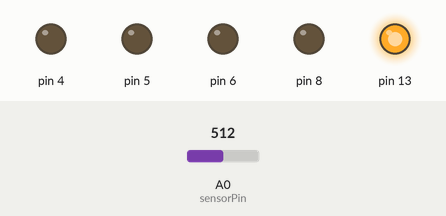
Bench run of a sketch on a simulated Arduino Uno, built with avr-gcc and run on an emulated ATmega328P. Shown: output pins drawn as LEDs (lit = HIGH). The test bench sets the inputs (shaded band); at power-on: A0 (sensorPin) = 512. What the sketch prints to the serial monitor is not drawn.

Above: at 0.1 s.
At 5.1 s:
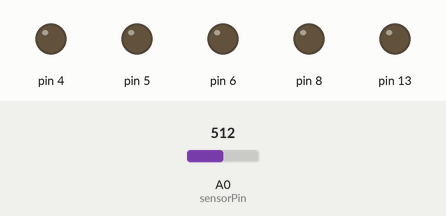
Timing chart, 0 to 6.6 s (numbered marks = the images above):
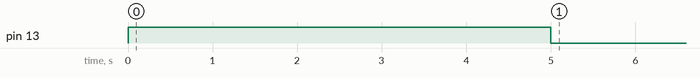

The sketch:

presidentSketch.ino
```cpp
// These constants won't change:
const int sensorPin = A0;    // pin that the sensor is attached to
const int ledPin = 9;// pin that the LED is attached to


// variables:
int sensorValue = 0;         // the sensor value
int sensorMin = 1023;        // minimum sensor value
int sensorMax = 0;           // maximum sensor value

int lives = 2;

int delayTime = 2000;
int multiplyByFactor = 0.85;

boolean fired = false;
boolean killed = false;

void setup() {

  Serial.begin(9600);
  // turn on LED to signal the start of the calibration period:
  pinMode(13, OUTPUT);
  pinMode(4, OUTPUT);
  pinMode(5, OUTPUT);
  pinMode(6, OUTPUT);
  pinMode(8, OUTPUT);
  digitalWrite(13, HIGH);


  // calibrate during the first five seconds
  while (millis() < 5000) {
    sensorValue = analogRead(sensorPin);

    // record the maximum sensor value
    if (sensorValue > sensorMax) {
      sensorMax = sensorValue;
    }

    // record the minimum sensor value
    if (sensorValue < sensorMin) {
      sensorMin = sensorValue;
    }
  }

  // signal the end of the calibration period
  digitalWrite(13, LOW);
}

void loop() {
  // read the sensor:
  Serial.println(sensorValue);


sensorVal();

 if (sensorValue >= 235) {
    analogWrite(ledPin, 255);

  delay(2000);
  analogWrite(ledPin, 0);

  }


}


void sensorVal(){
  sensorValue = analogRead(sensorPin);


  // apply the calibration to the sensor reading
  sensorValue = map(sensorValue, sensorMin, sensorMax, 0, 255);

  // in case the sensor value is outside the range seen during calibration
  sensorValue = constrain(sensorValue, 0, 255);
}
```
